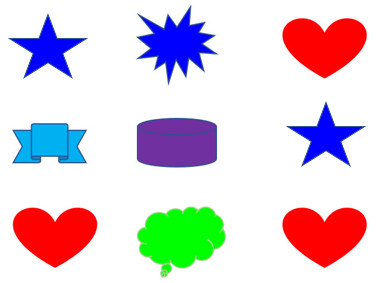
#> input picture lesson14/mutishapes1.jpg, 376 x 283 px
$ jupyter execute lesson14_2.ipynb
#> lines starting #> are read from the running program, lines starting #| are printed output that depends on the picture; after the words box and inside, x2 and y2 are one past the last pixel; in counts of white or black regions, pixels touching at a corner belong together
[cell 1]
# 多模板匹配
import cv2
import matplotlib.pyplot as plt

def myMatch(image, tmp):
    ''' 執行匹配'''
    h, w = tmp.shape[0:2]                  # 取得height, width
    result = cv2.matchTemplate(image, tmp, cv2.TM_CCOEFF_NORMED)
    for row in range(len(result)):             # 找尋row
        for col in range(len(result[row])):         # 找尋column
            if result[row][col] > 0.95:           # 值大於0.95就算找到了
                match.append([(col, row), (col+w, row+h)]) # 左上與右下點加入串列
    return

src = cv2.imread("mutishapes1.jpg", cv2.IMREAD_COLOR)    # 讀取原始影像
#> src is the input picture: shape (283, 376, 3); mean B, G, R 214.6, 206.3, 219.9
plt.subplot(221)
plt.imshow(cv2.cvtColor(src, cv2.COLOR_BGR2RGB))
plt.title('Src')
plt.axis('off')
temps = []
temp1 = cv2.imread("heart1.jpg", cv2.IMREAD_COLOR)     # 讀取匹配影像
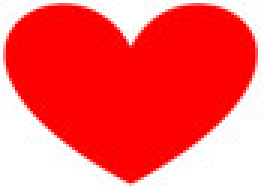
#> input picture lesson14/heart1.jpg, 88 x 62 px (shown 3 times larger)
#> temp1 is the input picture: shape (62, 88, 3); mean B, G, R 91.8, 91.9, 252.7
plt.subplot(222)
plt.imshow(cv2.cvtColor(temp1, cv2.COLOR_BGR2RGB))
plt.title('Temp1')
plt.axis('off')
temps.append(temp1)                     # 加入匹配串列temps
temp2 = cv2.imread("star.jpg", cv2.IMREAD_COLOR)      # 讀取匹配影像
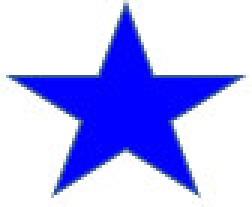
#> input picture lesson14/star.jpg, 84 x 69 px (shown 3 times larger)
#> temp2 is the input picture: shape (69, 84, 3); mean B, G, R 248.5, 182.9, 181.2
plt.subplot(223)
plt.imshow(cv2.cvtColor(temp2, cv2.COLOR_BGR2RGB))
plt.title('Temp2')
plt.axis('off')
temps.append(temp2)                     # 加入匹配串列temps
match = []                         # 符合匹配的圖案
for t in temps:
    myMatch(src, t)                     # 呼叫myMatch 函式
#> this loop made 2 passes
#> pass 1, in myMatch, `result = cv2.matchTemplate(image, tmp, cv2.TM_CCOEFF_NORMED)`:
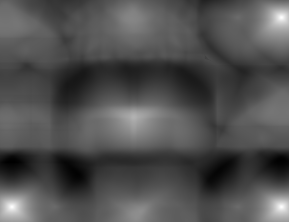
#> result: shape (222, 289) float32; min -0.469, max 0.999, mean -0.00406; drawn with min black and max white
#> pass 2, in myMatch (call 2), `result = cv2.matchTemplate(image, tmp, cv2.TM_CCOEFF_NORMED)`:
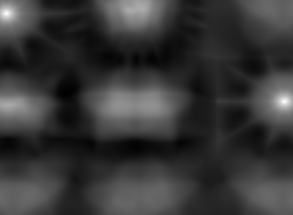
#> result: shape (215, 293) float32; min -0.284, max 0.999, mean -0.00374; drawn with min black and max white
for img in match:
    dst = cv2.rectangle(src, (img[0]), (img[1]), (0, 255, 0), 1)
#> this loop made 25 passes
#> pass 2, `dst = cv2.rectangle(src, (img[0]), (img[1]), (0, 255, 0), 1)`:
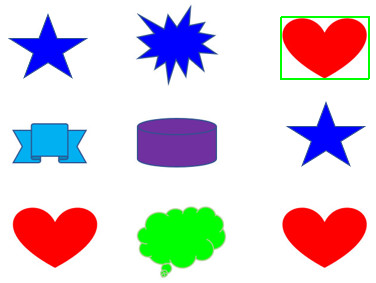
#> dst: shape (283, 376, 3); mean B, G, R 213.2, 206.3, 218.4
#> after the loop:
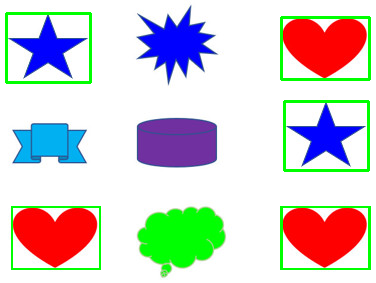
#> src: shape (283, 376, 3); 3.8% of pixels changed, all inside (x1, y1, x2, y2) = (5, 12, 371, 270)
cv2.imshow("Dst", dst)
plt.subplot(224)
plt.imshow(cv2.cvtColor(dst, cv2.COLOR_BGR2RGB))
plt.title('Dst')
plt.axis('off')
cv2.waitKey(0)
cv2.destroyAllWindows()
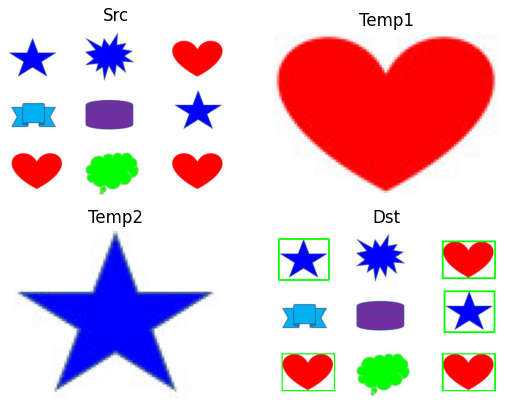
#> figure drawn by matplotlib, 4 panels

[cell 2]
# 多模板匹配 + 非極大值抑制
import cv2
import numpy as np
import matplotlib.pyplot as plt

def myMatch(image, tmp, thr=0.95, nms_iou=0.3):
    h, w = tmp.shape[:2]
    result = cv2.matchTemplate(image, tmp, cv2.TM_CCOEFF_NORMED)
    # 取出所有高於門檻的點
    ys, xs = np.where(result >= thr)
    boxes, scores = [], []
    for (x, y) in zip(xs, ys):
        boxes.append([int(x), int(y), int(w), int(h)]) # x, y, width, height
        scores.append(float(result[y, x]))
    # 沒找到就回傳空
    if not boxes:
        return []
    # NMS：只保留不重疊（或低重疊）的高分框
    indices = cv2.dnn.NMSBoxes(
        boxes, scores, score_threshold=thr, nms_threshold=nms_iou)
    final = []
    if len(indices) > 0:
        for i in indices.flatten():
            x, y, bw, bh = boxes[i]
            final.append(((x, y), (x + bw, y + bh)))
    return final
src = cv2.imread("mutishapes1.jpg")
plt.subplot(221)
plt.imshow(cv2.cvtColor(src, cv2.COLOR_BGR2RGB))
plt.title('Src')
plt.axis('off')
temps = [cv2.imread("heart1.jpg"), cv2.imread("star.jpg")]
for i in range(len(temps)):
    plots = 222 + i
    plt.subplot(plots)
    plt.imshow(cv2.cvtColor(temps[i], cv2.COLOR_BGR2RGB))
    plt.title(f'temps{i+1}')
    plt.axis('off')
#> this loop made 2 passes
#> plots on passes 1 to 2: 222, 223
match = []
for t in temps:
    match += myMatch(src, t, thr=0.95, nms_iou=0.3) # IoU門檻0.3~0.5
#> this loop made 2 passes
for pt1, pt2 in match:
    cv2.rectangle(src, pt1, pt2, (0, 255, 0), 2)
#> this loop made 5 passes
#> (pt1, pt2) on passes 1 to 5: ((281, 17), (369, 79)), ((281, 206), (369, 268)), ((11, 206), (99, 268)), ((284, 101), (368, 170)), ((6, 13), (90, 82))
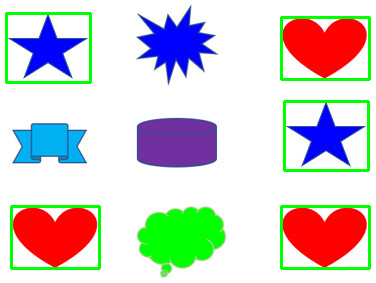
#> src: shape (283, 376, 3); 4.24% of pixels changed, all inside (x1, y1, x2, y2) = (5, 12, 371, 270)
cv2.imshow("Dst", src)
plt.subplot(224)
plt.imshow(cv2.cvtColor(src, cv2.COLOR_BGR2RGB))
plt.title('Dst')
plt.axis('off')
cv2.waitKey(0)
cv2.destroyAllWindows()

[cell 3]
# 多模板匹配 + 非極大值抑制
# NMSBoxes(),有匹配大於thr數值的功能，取消np的比對。
import cv2
import matplotlib.pyplot as plt

def myMatch(image, tmp, thr=0.95, nms_iou=0.3):
    h, w = tmp.shape[:2]
    result = cv2.matchTemplate(image, tmp, cv2.TM_CCOEFF_NORMED)
    # 取出所有高於門檻的點
    boxes, scores = [], []
    for x in range(result.shape[1]):
        for y in range(result.shape[0]):
            boxes.append([int(x), int(y), int(w), int(h)]) # x, y, width, height
            scores.append(float(result[y, x]))
    # 沒找到就回傳空
    if not boxes:
        return []
    # NMS：只保留不重疊（或低重疊）的高分框
    indices = cv2.dnn.NMSBoxes(
        boxes, scores, score_threshold=thr, nms_threshold=nms_iou)
    final = []
    if len(indices) > 0:
        for i in indices.flatten():
            x, y, bw, bh = boxes[i]
            final.append(((x, y), (x + bw, y + bh)))
    return final
src = cv2.imread("mutishapes1.jpg")
plt.subplot(221)
plt.imshow(cv2.cvtColor(src, cv2.COLOR_BGR2RGB))
plt.title('Src')
plt.axis('off')
temps = [cv2.imread("heart1.jpg"), cv2.imread("star.jpg")]
for i in range(len(temps)):
    plots = 222 + i
    plt.subplot(plots)
    plt.imshow(cv2.cvtColor(temps[i], cv2.COLOR_BGR2RGB))
    plt.title(f'temps{i+1}')
    plt.axis('off')
match = []
for t in temps:
    match += myMatch(src, t, thr=0.95, nms_iou=0.3) # IoU門檻0.3~0.5
#> this loop made 2 passes
for pt1, pt2 in match:
    cv2.rectangle(src, pt1, pt2, (0, 255, 0), 2)
cv2.imshow("Dst", src)
plt.subplot(224)
plt.imshow(cv2.cvtColor(src, cv2.COLOR_BGR2RGB))
plt.title('Dst')
plt.axis('off')
cv2.waitKey(0)
cv2.destroyAllWindows()
